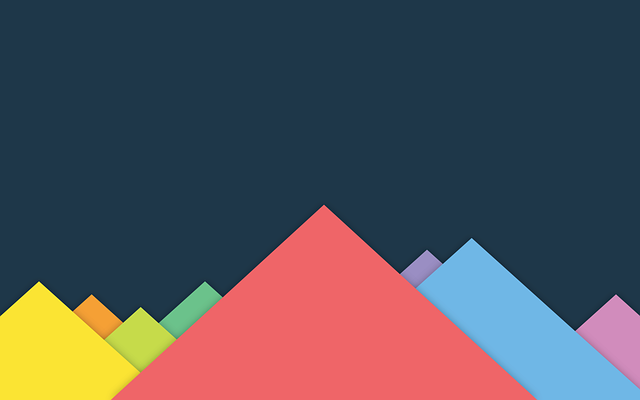
#> input picture pythonProject3/im1.png, 640 x 400 px
$ python main.py
#> lines starting #> are read from the running program, lines starting #| are printed output that depends on the picture
import matplotlib.pyplot as plt
import cv2
import numpy as np
from scipy import ndimage
img = cv2.imread("im1.png")
#> img is the input picture: shape (400, 640, 3); mean B, G, R 88.4, 81.5, 83.7

id_kernel = np.array([[0, 0, 0],
                     [0, 1, 0],
                     [0, 0, 0]])

flt_img = cv2.filter2D(src=img, ddepth=-1, kernel=id_kernel)

plt.imshow(flt_img)
plt.savefig("1.png")
gaussian_blur = cv2.GaussianBlur(src=img, ksize=(3,3), sigmaX=0, sigmaY=0)
plt.imshow(gaussian_blur)
plt.savefig("2.png")
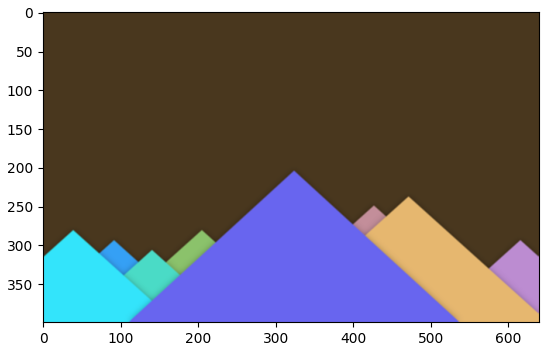
#> figure drawn by matplotlib, 1 panel; B, G, R data is drawn as R, G, B

median_blur = cv2.medianBlur(src=img, ksize=9)
plt.imshow(median_blur)
plt.savefig("3.png")
#> figure, not shown here; B, G, R data is drawn as R, G, B

result = ndimage.maximum_filter(img, size=20)
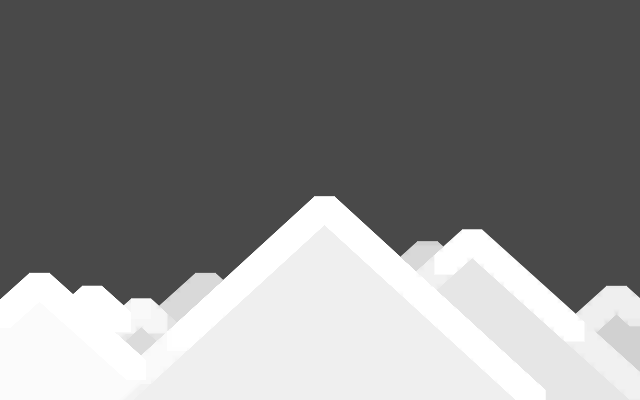
#> result: shape (400, 640, 3); min 73, max 255, mean 131.1
plt.imshow(result)
plt.savefig("4.png")
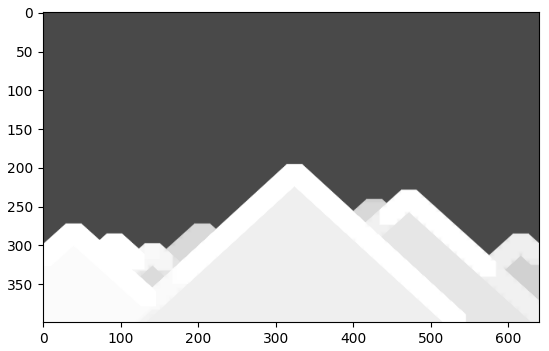
#> figure drawn by matplotlib, 1 panel; B, G, R data is drawn as R, G, B

result = ndimage.minimum_filter(img, size=20)
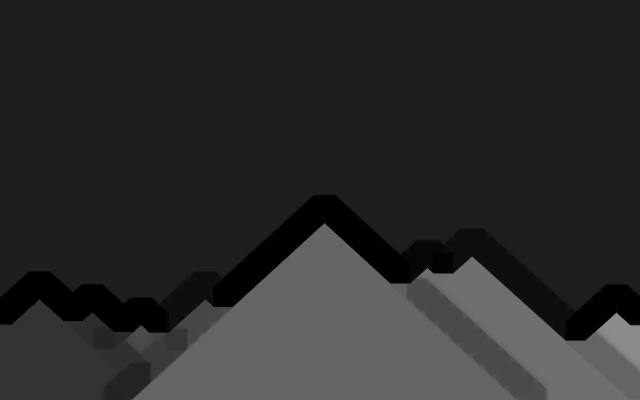
#> result: shape (400, 640, 3); min 0, max 140, mean 43.3
plt.savefig("p.png")
plt.imshow(result)
#> figure, not shown here; B, G, R data is drawn as R, G, B
